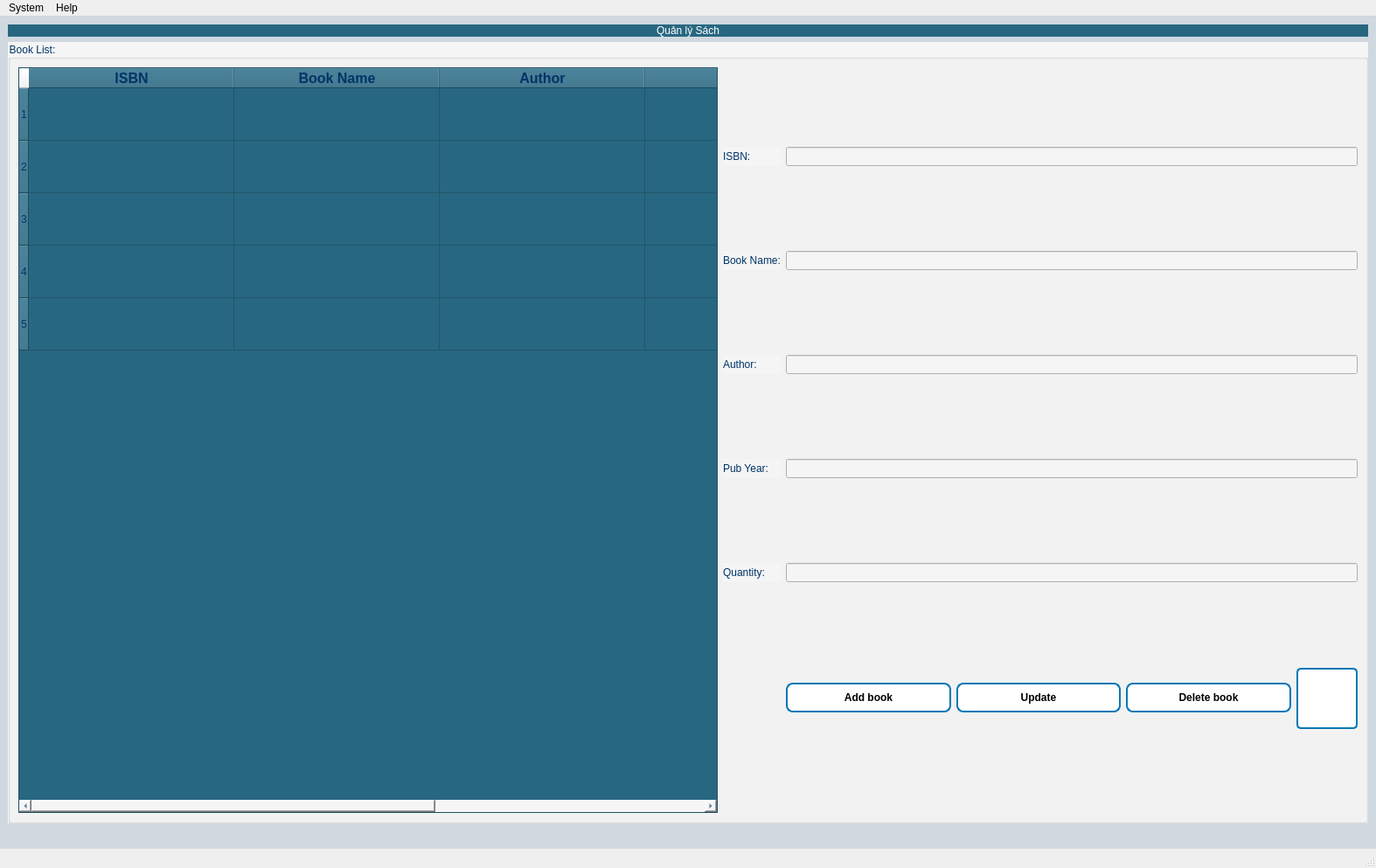
<?xml version="1.0" encoding="UTF-8"?>
<ui version="4.0">
 <class>MainWindow</class>
 <widget class="QMainWindow" name="MainWindow">
  <property name="geometry">
   <rect>
    <x>0</x>
    <y>0</y>
    <width>1574</width>
    <height>993</height>
   </rect>
  </property>
  <property name="windowTitle">
   <string>Ngô Hoàng Khải</string>
  </property>
  <widget class="QWidget" name="centralwidget">
   <property name="styleSheet">
    <string notr="true">background-color: rgb(208, 216, 224);</string>
   </property>
   <layout class="QVBoxLayout" name="verticalLayout_2">
    <item>
     <layout class="QVBoxLayout" name="verticalLayout">
      <item>
       <widget class="QLabel" name="label">
        <property name="maximumSize">
         <size>
          <width>16777215</width>
          <height>50</height>
         </size>
        </property>
        <property name="styleSheet">
         <string notr="true">font: 75 26pt &quot;MS Shell Dlg 2&quot;;
background-color: rgb(40,103,129);
color: rgb(255, 255, 255);
</string>
        </property>
        <property name="text">
         <string>Quản lý Sách</string>
        </property>
        <property name="alignment">
         <set>Qt::AlignCenter</set>
        </property>
       </widget>
      </item>
      <item>
       <layout class="QHBoxLayout" name="horizontalLayout_2">
        <item>
         <layout class="QVBoxLayout" name="verticalLayout_3">
          <item>
           <widget class="QGroupBox" name="groupBoxCo">
            <property name="sizePolicy">
             <sizepolicy hsizetype="Preferred" vsizetype="Minimum">
              <horstretch>0</horstretch>
              <verstretch>0</verstretch>
             </sizepolicy>
            </property>
            <property name="maximumSize">
             <size>
              <width>16777215</width>
              <height>16777215</height>
             </size>
            </property>
            <property name="styleSheet">
             <string notr="true">background-color: rgb(245, 245, 245);
color: rgb(0, 51, 102);
font: 75 12pt &quot;MS Shell Dlg 2&quot;;</string>
            </property>
            <property name="title">
             <string>Book List:</string>
            </property>
            <layout class="QHBoxLayout" name="horizontalLayout">
             <item>
              <widget class="QTableWidget" name="tableWidget">
               <property name="minimumSize">
                <size>
                 <width>800</width>
                 <height>0</height>
                </size>
               </property>
               <property name="styleSheet">
                <string notr="true">background-color: rgb(40,103,129);</string>
               </property>
               <attribute name="horizontalHeaderDefaultSectionSize">
                <number>235</number>
               </attribute>
               <attribute name="horizontalHeaderMinimumSectionSize">
                <number>20</number>
               </attribute>
               <attribute name="verticalHeaderDefaultSectionSize">
                <number>60</number>
               </attribute>
               <row>
                <property name="text">
                 <string>1</string>
                </property>
               </row>
               <row>
                <property name="text">
                 <string>2</string>
                </property>
               </row>
               <row>
                <property name="text">
                 <string>3</string>
                </property>
               </row>
               <row>
                <property name="text">
                 <string>4</string>
                </property>
               </row>
               <row>
                <property name="text">
                 <string>5</string>
                </property>
               </row>
               <column>
                <property name="text">
                 <string>ISBN</string>
                </property>
                <property name="font">
                 <font>
                  <pointsize>12</pointsize>
                  <weight>75</weight>
                  <bold>true</bold>
                 </font>
                </property>
               </column>
               <column>
                <property name="text">
                 <string>Book Name</string>
                </property>
                <property name="font">
                 <font>
                  <pointsize>12</pointsize>
                  <weight>75</weight>
                  <bold>true</bold>
                 </font>
                </property>
               </column>
               <column>
                <property name="text">
                 <string>Author</string>
                </property>
                <property name="font">
                 <font>
                  <pointsize>12</pointsize>
                  <weight>75</weight>
                  <bold>true</bold>
                 </font>
                </property>
               </column>
               <column>
                <property name="text">
                 <string>Pub Year</string>
                </property>
                <property name="font">
                 <font>
                  <pointsize>12</pointsize>
                  <weight>75</weight>
                  <bold>true</bold>
                 </font>
                </property>
               </column>
               <column>
                <property name="text">
                 <string>Quantity</string>
                </property>
                <property name="font">
                 <font>
                  <family>MS Shell Dlg 2</family>
                  <pointsize>12</pointsize>
                  <weight>75</weight>
                  <bold>true</bold>
                 </font>
                </property>
                <property name="textAlignment">
                 <set>AlignCenter</set>
                </property>
               </column>
              </widget>
             </item>
             <item>
              <layout class="QGridLayout" name="gridLayout">
               <item row="1" column="1">
                <widget class="QLineEdit" name="lineEditBookName"/>
               </item>
               <item row="0" column="0">
                <widget class="QLabel" name="label_2">
                 <property name="text">
                  <string>ISBN:</string>
                 </property>
                </widget>
               </item>
               <item row="1" column="0">
                <widget class="QLabel" name="label_3">
                 <property name="text">
                  <string>Book Name:</string>
                 </property>
                </widget>
               </item>
               <item row="0" column="1">
                <widget class="QLineEdit" name="lineEditISBN"/>
               </item>
               <item row="4" column="1">
                <widget class="QLineEdit" name="lineEditQuantity"/>
               </item>
               <item row="3" column="1">
                <widget class="QLineEdit" name="lineEditPubYear"/>
               </item>
               <item row="2" column="1">
                <widget class="QLineEdit" name="lineEditAuthor"/>
               </item>
               <item row="4" column="0">
                <widget class="QLabel" name="label_6">
                 <property name="text">
                  <string>Quantity:</string>
                 </property>
                </widget>
               </item>
               <item row="3" column="0">
                <widget class="QLabel" name="label_5">
                 <property name="text">
                  <string>Pub Year:</string>
                 </property>
                </widget>
               </item>
               <item row="2" column="0">
                <widget class="QLabel" name="label_4">
                 <property name="text">
                  <string>Author:</string>
                 </property>
                </widget>
               </item>
               <item row="5" column="1">
                <layout class="QGridLayout" name="gridLayout_2">
                 <item row="0" column="0">
                  <widget class="QPushButton" name="pushButtonThemSach">
                   <property name="styleSheet">
                    <string notr="true">QPushButton {
    background-color: white; 
    color: black; 
    border: 2px solid #0077b6; 
    border-radius: 8px; 
    padding: 8px 16px;
    font-weight: bold;
}

QPushButton:hover {
    background-color: #f0f0f0; /* Màu xám nhạt khi hover */
    border: 2px solid #005f8a; /* Viền đậm hơn */
}

QPushButton:pressed {
    background-color: #e0e0e0; /* Màu nhấn */
    border: 2px solid #004a6d; 
}
</string>
                   </property>
                   <property name="text">
                    <string>Add book</string>
                   </property>
                   <property name="icon">
                    <iconset>
                     <normaloff>../images/IC_selected.png</normaloff>../images/IC_selected.png</iconset>
                   </property>
                   <property name="iconSize">
                    <size>
                     <width>32</width>
                     <height>32</height>
                    </size>
                   </property>
                  </widget>
                 </item>
                 <item row="0" column="1">
                  <widget class="QPushButton" name="pushButtonUpdate">
                   <property name="styleSheet">
                    <string notr="true">QPushButton {
    background-color: white; 
    color: black; 
    border: 2px solid #0077b6; 
    border-radius: 8px; 
    padding: 8px 16px;
    font-weight: bold;
}

QPushButton:hover {
    background-color: #f0f0f0; /* Màu xám nhạt khi hover */
    border: 2px solid #005f8a; /* Viền đậm hơn */
}

QPushButton:pressed {
    background-color: #e0e0e0; /* Màu nhấn */
    border: 2px solid #004a6d; 
}
</string>
                   </property>
                   <property name="text">
                    <string>Update</string>
                   </property>
                   <property name="icon">
                    <iconset>
                     <normaloff>../images/IC_selected.png</normaloff>../images/IC_selected.png</iconset>
                   </property>
                   <property name="iconSize">
                    <size>
                     <width>32</width>
                     <height>32</height>
                    </size>
                   </property>
                  </widget>
                 </item>
                 <item row="0" column="2">
                  <widget class="QPushButton" name="pushButtonXoaSach">
                   <property name="styleSheet">
                    <string notr="true">QPushButton {
    background-color: white; 
    color: black; 
    border: 2px solid #0077b6; 
    border-radius: 8px; 
    padding: 8px 16px;
    font-weight: bold;
}

QPushButton:hover {
    background-color: #f0f0f0; /* Màu xám nhạt khi hover */
    border: 2px solid #005f8a; /* Viền đậm hơn */
}

QPushButton:pressed {
    background-color: #e0e0e0; /* Màu nhấn */
    border: 2px solid #004a6d; 
}
</string>
                   </property>
                   <property name="text">
                    <string>Delete book</string>
                   </property>
                   <property name="icon">
                    <iconset>
                     <normaloff>../images/IC_selected.png</normaloff>../images/IC_selected.png</iconset>
                   </property>
                   <property name="iconSize">
                    <size>
                     <width>32</width>
                     <height>32</height>
                    </size>
                   </property>
                  </widget>
                 </item>
                 <item row="0" column="3">
                  <widget class="QPushButton" name="pushButton_Signout">
                   <property name="sizePolicy">
                    <sizepolicy hsizetype="Minimum" vsizetype="Maximum">
                     <horstretch>0</horstretch>
                     <verstretch>0</verstretch>
                    </sizepolicy>
                   </property>
                   <property name="minimumSize">
                    <size>
                     <width>70</width>
                     <height>70</height>
                    </size>
                   </property>
                   <property name="maximumSize">
                    <size>
                     <width>68</width>
                     <height>68</height>
                    </size>
                   </property>
                   <property name="styleSheet">
                    <string notr="true">QPushButton {
    background-color: white; 
    color: black; 
    border: 2px solid #0077b6; 
    border-radius: 5px; 
    font-weight: bold;
}

QPushButton:hover {
    background-color: #f0f0f0; /* Màu xám nhạt khi hover */
    border: 2px solid #005f8a; /* Viền đậm hơn */
}

QPushButton:pressed {
    background-color: #e0e0e0; /* Màu nhấn */
    border: 2px solid #004a6d; 
}
</string>
                   </property>
                   <property name="text">
                    <string/>
                   </property>
                   <property name="icon">
                    <iconset>
                     <normaloff>../images/ic_signout.png</normaloff>../images/ic_signout.png</iconset>
                   </property>
                   <property name="iconSize">
                    <size>
                     <width>68</width>
                     <height>68</height>
                    </size>
                   </property>
                   <property name="checkable">
                    <bool>false</bool>
                   </property>
                   <property name="autoExclusive">
                    <bool>true</bool>
                   </property>
                  </widget>
                 </item>
                </layout>
               </item>
              </layout>
             </item>
            </layout>
           </widget>
          </item>
          <item>
           <spacer name="verticalSpacer">
            <property name="orientation">
             <enum>Qt::Vertical</enum>
            </property>
            <property name="sizeType">
             <enum>QSizePolicy::Fixed</enum>
            </property>
            <property name="sizeHint" stdset="0">
             <size>
              <width>20</width>
              <height>20</height>
             </size>
            </property>
           </spacer>
          </item>
         </layout>
        </item>
       </layout>
      </item>
     </layout>
    </item>
   </layout>
  </widget>
  <widget class="QMenuBar" name="menubar">
   <property name="geometry">
    <rect>
     <x>0</x>
     <y>0</y>
     <width>1574</width>
     <height>26</height>
    </rect>
   </property>
   <widget class="QMenu" name="menuSystem">
    <property name="title">
     <string>System</string>
    </property>
    <widget class="QMenu" name="menuExportData">
     <property name="title">
      <string>ExportData</string>
     </property>
     <addaction name="actionExcel_File_Export"/>
    </widget>
    <addaction name="separator"/>
    <addaction name="menuExportData"/>
   </widget>
   <widget class="QMenu" name="menuHelp">
    <property name="title">
     <string>Help</string>
    </property>
    <addaction name="actionHelp"/>
    <addaction name="actionAbout"/>
   </widget>
   <addaction name="menuSystem"/>
   <addaction name="menuHelp"/>
  </widget>
  <widget class="QStatusBar" name="statusbar"/>
  <action name="actionExit">
   <property name="icon">
    <iconset>
     <normaloff>../../.designer/ProductManagement/Images/ic_exit_icon.png</normaloff>../../.designer/ProductManagement/Images/ic_exit_icon.png</iconset>
   </property>
   <property name="text">
    <string>Exit</string>
   </property>
   <property name="shortcut">
    <string>Esc</string>
   </property>
  </action>
  <action name="actionCsv_File">
   <property name="text">
    <string>Csv File</string>
   </property>
  </action>
  <action name="actionTxt_File">
   <property name="text">
    <string>Txt File</string>
   </property>
  </action>
  <action name="actionXML_File">
   <property name="text">
    <string>XML File</string>
   </property>
  </action>
  <action name="actionJSON_File">
   <property name="text">
    <string>JSON File</string>
   </property>
  </action>
  <action name="actionExcel_File_Import">
   <property name="icon">
    <iconset>
     <normaloff>../../.designer/ProductManagement/Images/ic_excel.png</normaloff>../../.designer/ProductManagement/Images/ic_excel.png</iconset>
   </property>
   <property name="text">
    <string>Excel File</string>
   </property>
   <property name="shortcut">
    <string>Ctrl+I</string>
   </property>
  </action>
  <action name="actionPickle_File">
   <property name="text">
    <string>Pickle File</string>
   </property>
  </action>
  <action name="actionTxt_FIle">
   <property name="text">
    <string>Txt FIle</string>
   </property>
  </action>
  <action name="actionCsv_File_2">
   <property name="text">
    <string>Csv File</string>
   </property>
  </action>
  <action name="actionJSON_File_2">
   <property name="text">
    <string>JSON File</string>
   </property>
  </action>
  <action name="actionExcel_File_Export">
   <property name="icon">
    <iconset>
     <normaloff>../../.designer/ProductManagement/Images/ic_excel.png</normaloff>../../.designer/ProductManagement/Images/ic_excel.png</iconset>
   </property>
   <property name="text">
    <string>Excel File</string>
   </property>
   <property name="shortcut">
    <string/>
   </property>
  </action>
  <action name="actionPickle_File_2">
   <property name="text">
    <string>Pickle File</string>
   </property>
  </action>
  <action name="actionXML_File_2">
   <property name="text">
    <string>XML File</string>
   </property>
  </action>
  <action name="actionHelp">
   <property name="icon">
    <iconset>
     <normaloff>../ProductManagement/Images/IC_help.jpg</normaloff>../ProductManagement/Images/IC_help.jpg</iconset>
   </property>
   <property name="text">
    <string>Current Help</string>
   </property>
  </action>
  <action name="actionAbout">
   <property name="icon">
    <iconset>
     <normaloff>../ProductManagement/Images/IC_about.jpg</normaloff>../ProductManagement/Images/IC_about.jpg</iconset>
   </property>
   <property name="text">
    <string>About</string>
   </property>
  </action>
 </widget>
 <resources/>
 <connections/>
</ui>
